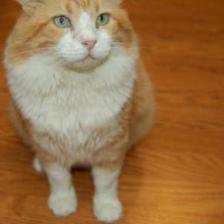
#> input picture chap3/q3/ginger.png, 224 x 224 px
$ jupyter execute compositing_and_reflections.ipynb
#> lines starting #> are read from the running program, lines starting #| are printed output that depends on the picture
Ex 3.3: Compositing and reflections. Section 3.1.3 describes the process of compositing
an alpha-matted image on top of another. Answer the following questions and optionally
validate them experimentally:
1. Most captured images have gamma correction applied to them. Does this invalidate the
basic compositing equation (3.8); if so, how should it be fixed?
2. The additive (pure reflection) model may have limitations. What happens if the glass is
tinted, especially to a non-gray hue? How about if the glass is dirty or smudged? How
could you model wavy glass or other kinds of refractive objects?

Compositing is the process of blending an image with another using an alpha matte. The alpha matte controls the transparency of the foreground image, allowing it to be smoothly overlaid onto the background.

C=αF+(1−α)B

1.

Yes, it does. The reason is that the compositing equation assumes linear intensity values, but most images we work with have undergone gamma correction.

Since the equation involves weighted sums of pixel intensities, applying it directly on gamma-corrected values leads to incorrect results because addition and multiplication do not behave linearly in gamma space.

To correct this:

1. Convert to Linear Space: Apply the inverse gamma transformation:
    F′=F**γ,B′=B **γ

    where γγ is usually 2.2.

2. Apply the Compositing Equation in Linear Space:
    C′=αF′+(1−α)B′

3. Convert Back to Gamma Space:
    C=(C′)**1/γ

This ensures that compositing is performed correctly and produces visually accurate results.

[cell 1]
import cv2
import numpy as np
import matplotlib.pyplot as plt

def apply_gamma_correction(image, gamma=2.2):
    """Convert image to linear space."""
    return np.power(image / 255.0, 1.0 / gamma)

def inverse_gamma_correction(image, gamma=2.2):
    """Convert image back to gamma space."""
    return np.power(image, gamma) * 255.0

def alpha_compositing(foreground, background, alpha, gamma=2.2):
    """Perform correct alpha compositing with gamma correction."""

    # Convert images to linear space
    fg_linear = apply_gamma_correction(foreground, gamma)
    bg_linear = apply_gamma_correction(background, gamma)

    # Perform alpha blending in linear space
    composite_linear = alpha * fg_linear + (1 - alpha) * bg_linear

    # Convert back to gamma space
    composite_gamma = inverse_gamma_correction(composite_linear, gamma)

    return np.clip(composite_gamma, 0, 255).astype(np.uint8)

# Load images (ensure they are same size)
foreground = cv2.imread('ginger.png')  # Replace with actual image
#> foreground is the input picture: shape (224, 224, 3); mean B, G, R 71.4, 113.4, 152.6
background = cv2.imread('white.png')
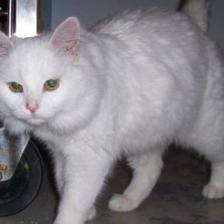
#> input picture chap3/q3/white.png, 224 x 224 px
#> background is the input picture: shape (224, 224, 3); mean B, G, R 132.5, 128.1, 130.7

# Convert images to RGB (OpenCV loads in BGR)
foreground = cv2.cvtColor(foreground, cv2.COLOR_BGR2RGB)
background = cv2.cvtColor(background, cv2.COLOR_BGR2RGB)

# Create an alpha mask (0.5 transparency for demo)
alpha = np.full(foreground.shape[:2], 0.5, dtype=np.float32)
alpha = np.expand_dims(alpha, axis=-1)  # Convert (224,224) -> (224,224,1)
alpha = np.repeat(alpha, 3, axis=-1)    # Convert (224,224,1) -> (224,224,3)

# Apply alpha compositing with correct gamma correction
composited_image = alpha_compositing(foreground, background, alpha)
#> in apply_gamma_correction, `return np.power(image / 255.0, 1.0 / gamma)`:
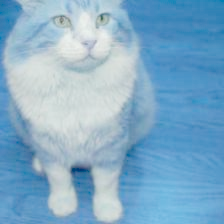
#> returned value: shape (224, 224, 3) float64; mean of channels 0, 1, 2 0.789, 0.68, 0.512; drawn as B, G, R
#> call 2 of apply_gamma_correction, with gamma = 2.2
#> in apply_gamma_correction (call 2), `return np.power(image / 255.0, 1.0 / gamma)`:
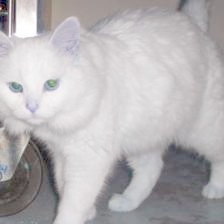
#> returned value: shape (224, 224, 3) float64; mean of channels 0, 1, 2 0.715, 0.707, 0.719; drawn as B, G, R
#> in alpha_compositing, `composite_linear = alpha * fg_linear + (1 - alpha) * bg_linear`:
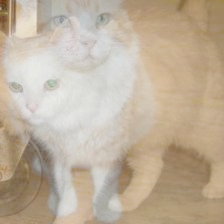
#> composite_linear: shape (224, 224, 3) float64; mean R, G, B 0.752, 0.693, 0.616
#> in inverse_gamma_correction, `return np.power(image, gamma) * 255.0`:
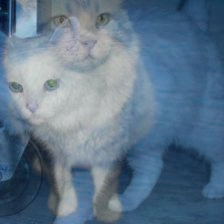
#> returned value: shape (224, 224, 3) float64; mean of channels 0, 1, 2 139, 118.3, 95.3; drawn as B, G, R

# Display results
plt.figure(figsize=(12,6))
plt.subplot(1,3,1)
plt.imshow(foreground)
plt.title('Foreground')
plt.axis('off')

plt.subplot(1,3,2)
plt.imshow(background)
plt.title('Background')
plt.axis('off')

plt.subplot(1,3,3)
plt.imshow(composited_image)
plt.title('Composited (Corrected for Gamma)')
plt.axis('off')

plt.show()
